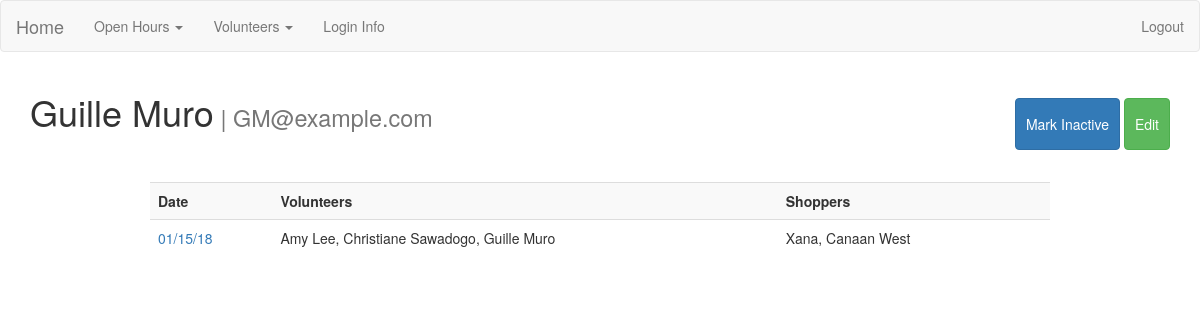
Screenshot of /volunteers/7 (signed in) with the database file from the repository.
### app/models.py (models this page shows, shortened)
class Volunteer(db.Model):
    id = db.Column(db.Integer(), primary_key=True)
    name = db.Column(db.String(100), unique=True)
    role = db.Column(db.String(50))
    email = db.Column(db.String(255), nullable=False)
    active = db.Column(db.Boolean)
    openhours = db.relationship('Openhour', secondary=openhour_volunteers, backref='ohvolunteers', lazy='subquery')
    openhour_shoppers = db.relationship('Openhour', secondary=openhour_shoppers, backref='ohshoppers', lazy='subquery')
    notes = db.relationship('Note', backref='openhour', lazy=True)

class Openhour(db.Model):
    id = db.Column(db.Integer(), primary_key=True)
    date = db.Column(db.DateTime(), unique=True)
    posted = db.Column(db.Boolean)
    volunteers = db.relationship('Volunteer', secondary=openhour_volunteers, backref='openhourvols', lazy='dynamic')
    shoppers = db.relationship('Volunteer', secondary=openhour_shoppers, backref='openhourshoppers', lazy='dynamic' )
    notes = db.relationship('Note', backref='openhournotes', lazy=True)

### app/volunteers/views.py (the view)
@volunteers_blueprint.route('/<string:id>')
@admin_logged_in
def show_volunteer(id):
    volunteer = Volunteer.query.get(id)
    openhours = volunteer.openhours
    return render_template('volunteer.html', volunteer=volunteer, openhours=openhours)

### app/login_helpers.py (called while the page is built)
def admin_logged_in(f):
    @wraps(f)
    def wrap(*args, **kwargs):
        if 'user' in session and session['user']=='admin':
            return f(*args, **kwargs)
        else:
            flash('You must have admin privileges to complete this action', 'danger')
            return redirect(url_for('index'))
    return wrap

### app/volunteers/templates/volunteer.html
{% extends 'layout.html' %}
{% block body %}
<div class="header-inline">
  <h1>{{ volunteer.name }}<small> | {{ volunteer.email }} </small></h1>
  <div>
    {% if volunteer.active == True %}
      <a class="btn btn-primary" href="{{url_for('volunteers.change_status', id=volunteer.id)}}">Mark Inactive</a>
    {% else %}
      <a class="btn btn-primary" href="{{url_for('volunteers.change_status', id=volunteer.id)}}">Mark Active</a>
    {% endif %}
    <a class="btn btn-success" href="{{url_for('volunteers.edit_volunteer', id=volunteer.id)}}">Edit</a>
  </div>
</div>
</div>
  <table class="table table-striped">
    <tr>
      <th>Date</th>
      <th>Volunteers</th>
      <th>Shoppers</th>
      <th></th>
    </tr>
    {% for openhour in openhours %}
      <tr>
        <td><a href="{{url_for('openhours.show_openhour', id=openhour.id)}}">{{ openhour.date.strftime('%m/%d/%y') }}</a></td>
        <td>
          {% for volunteer in openhour.volunteers %}
            <span> {{volunteer.name}}{{ "," if not loop.last }}</span>
          {% endfor %}
        </td>
        <td>
          {% for shopper in openhour.shoppers %}
            <span>{{shopper.name}}{{ "," if not loop.last }}</span>
          {% endfor %}
        </td>
        {% if not openhour.notes %}
          <td><a class="btn btn-default" href="{{ url_for('openhours.new_notes', id=openhour.id)}}">Add Notes</a></td>
        {% else %}
          <td></td>
        {% endif %}
    </tr>
  {% endfor %}
  </table>
{% endblock %}

### app/static/css/style.css (style rules this page uses)
.table { max-width: 900px; margin: 0 auto; }
.header-inline { width: 100%; display: inline-block; padding-bottom: 20px; }
.header-inline a { padding: 15px 10px; margin-top: -60px; }
.header-inline div { float: right; }

### rows the page displays
Volunteer: name "Guille Muro", email "GM@example.com"
Openhour: date "01/15/18"
Volunteer: name "Amy Lee", last ","
Volunteer: name "Christiane Sawadogo", last ","
Volunteer: name "Xana", last ","
Volunteer: name "Canaan West"
